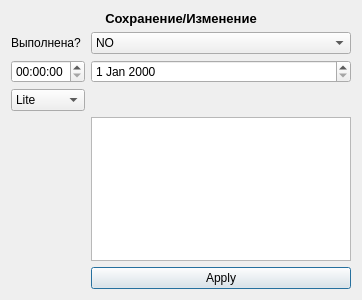
<?xml version="1.0" encoding="UTF-8"?>
<ui version="4.0">
 <class>Dialog</class>
 <widget class="QDialog" name="Dialog">
  <property name="geometry">
   <rect>
    <x>0</x>
    <y>0</y>
    <width>362</width>
    <height>300</height>
   </rect>
  </property>
  <property name="windowTitle">
   <string>Dialog</string>
  </property>
  <layout class="QFormLayout" name="formLayout">
   <item row="0" column="0" colspan="2">
    <widget class="QLabel" name="label">
     <property name="text">
      <string>&lt;html&gt;&lt;head/&gt;&lt;body&gt;&lt;p align=&quot;center&quot;&gt;&lt;span style=&quot; font-size:10pt; font-weight:600;&quot;&gt;Сохранение/Изменение&lt;/span&gt;&lt;/p&gt;&lt;/body&gt;&lt;/html&gt;</string>
     </property>
    </widget>
   </item>
   <item row="1" column="0">
    <widget class="QLabel" name="label_2">
     <property name="text">
      <string>Выполнена?</string>
     </property>
    </widget>
   </item>
   <item row="1" column="1">
    <widget class="QComboBox" name="complitedBox">
     <item>
      <property name="text">
       <string>NO</string>
      </property>
     </item>
     <item>
      <property name="text">
       <string>YES</string>
      </property>
     </item>
    </widget>
   </item>
   <item row="4" column="0">
    <widget class="QComboBox" name="priorityBox">
     <item>
      <property name="text">
       <string>Lite</string>
      </property>
     </item>
     <item>
      <property name="text">
       <string>Medium</string>
      </property>
     </item>
     <item>
      <property name="text">
       <string>Hard</string>
      </property>
     </item>
    </widget>
   </item>
   <item row="5" column="1">
    <widget class="QTextEdit" name="contentEdit"/>
   </item>
   <item row="6" column="1">
    <widget class="QPushButton" name="ApplyButton">
     <property name="text">
      <string>Apply</string>
     </property>
    </widget>
   </item>
   <item row="2" column="0">
    <widget class="QTimeEdit" name="timeEdit"/>
   </item>
   <item row="2" column="1">
    <widget class="QDateEdit" name="dateEdit"/>
   </item>
  </layout>
 </widget>
 <resources/>
 <connections/>
</ui>
